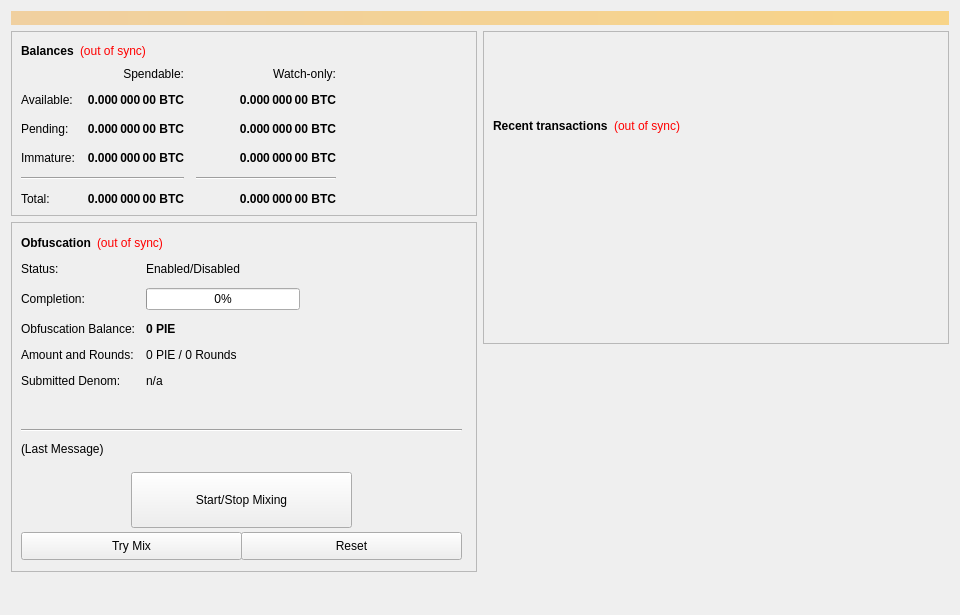
<?xml version="1.0" encoding="UTF-8"?>
<ui version="4.0">
 <class>OverviewPage</class>
 <widget class="QWidget" name="OverviewPage">
  <property name="geometry">
   <rect>
    <x>0</x>
    <y>0</y>
    <width>960</width>
    <height>615</height>
   </rect>
  </property>
  <property name="minimumSize">
   <size>
    <width>960</width>
    <height>0</height>
   </size>
  </property>
  <property name="windowTitle">
   <string>Form</string>
  </property>
  <layout class="QVBoxLayout" name="topLayout">
   <item>
    <widget class="QLabel" name="labelAlerts">
     <property name="visible">
      <bool>false</bool>
     </property>
     <property name="styleSheet">
      <string notr="true">background-color: qlineargradient(x1: 0, y1: 0, x2: 1, y2: 0, stop:0 #F0D0A0, stop:1 #F8D488); color:#000000;</string>
     </property>
     <property name="wordWrap">
      <bool>true</bool>
     </property>
     <property name="margin">
      <number>3</number>
     </property>
    </widget>
   </item>
   <item>
    <layout class="QHBoxLayout" name="horizontalLayout" stretch="1,1">
     <item>
      <layout class="QVBoxLayout" name="verticalLayout_2">
       <item>
        <widget class="QFrame" name="frame">
         <property name="frameShape">
          <enum>QFrame::StyledPanel</enum>
         </property>
         <property name="frameShadow">
          <enum>QFrame::Raised</enum>
         </property>
         <layout class="QVBoxLayout" name="verticalLayout_4">
          <item>
           <layout class="QHBoxLayout" name="horizontalLayout_4">
            <item>
             <widget class="QLabel" name="label_5">
              <property name="font">
               <font>
                <weight>75</weight>
                <bold>true</bold>
               </font>
              </property>
              <property name="text">
               <string>Balances</string>
              </property>
             </widget>
            </item>
            <item>
             <widget class="QLabel" name="labelWalletStatus">
              <property name="cursor">
               <cursorShape>WhatsThisCursor</cursorShape>
              </property>
              <property name="toolTip">
               <string>The displayed information may be out of date. Your wallet automatically synchronizes with the steaddcoin network after a connection is established, but this process has not completed yet.</string>
              </property>
              <property name="styleSheet">
               <string notr="true">QLabel { color: red; }</string>
              </property>
              <property name="text">
               <string notr="true">(out of sync)</string>
              </property>
              <property name="alignment">
               <set>Qt::AlignLeading|Qt::AlignLeft|Qt::AlignVCenter</set>
              </property>
             </widget>
            </item>
            <item>
             <spacer name="horizontalSpacer_3">
              <property name="orientation">
               <enum>Qt::Horizontal</enum>
              </property>
              <property name="sizeHint" stdset="0">
               <size>
                <width>40</width>
                <height>20</height>
               </size>
              </property>
             </spacer>
            </item>
           </layout>
          </item>
          <item>
           <layout class="QGridLayout" name="gridLayout">
            <property name="spacing">
             <number>12</number>
            </property>
            <item row="2" column="2">
             <widget class="QLabel" name="labelWatchPending">
              <property name="font">
               <font>
                <weight>75</weight>
                <bold>true</bold>
               </font>
              </property>
              <property name="cursor">
               <cursorShape>IBeamCursor</cursorShape>
              </property>
              <property name="toolTip">
               <string>Unconfirmed transactions to watch-only addresses</string>
              </property>
              <property name="text">
               <string notr="true">0.000 000 00 BTC</string>
              </property>
              <property name="alignment">
               <set>Qt::AlignRight|Qt::AlignTrailing|Qt::AlignVCenter</set>
              </property>
              <property name="textInteractionFlags">
               <set>Qt::LinksAccessibleByMouse|Qt::TextSelectableByKeyboard|Qt::TextSelectableByMouse</set>
              </property>
             </widget>
            </item>
            <item row="2" column="1">
             <widget class="QLabel" name="labelUnconfirmed">
              <property name="font">
               <font>
                <weight>75</weight>
                <bold>true</bold>
               </font>
              </property>
              <property name="cursor">
               <cursorShape>IBeamCursor</cursorShape>
              </property>
              <property name="toolTip">
               <string>Total of transactions that have yet to be confirmed, and do not yet count toward the spendable balance</string>
              </property>
              <property name="text">
               <string notr="true">0.000 000 00 BTC</string>
              </property>
              <property name="alignment">
               <set>Qt::AlignRight|Qt::AlignTrailing|Qt::AlignVCenter</set>
              </property>
              <property name="textInteractionFlags">
               <set>Qt::LinksAccessibleByMouse|Qt::TextSelectableByKeyboard|Qt::TextSelectableByMouse</set>
              </property>
             </widget>
            </item>
            <item row="3" column="2">
             <widget class="QLabel" name="labelWatchImmature">
              <property name="font">
               <font>
                <weight>75</weight>
                <bold>true</bold>
               </font>
              </property>
              <property name="cursor">
               <cursorShape>IBeamCursor</cursorShape>
              </property>
              <property name="toolTip">
               <string>Staked or masternode rewards in watch-only addresses that has not yet matured</string>
              </property>
              <property name="text">
               <string notr="true">0.000 000 00 BTC</string>
              </property>
              <property name="alignment">
               <set>Qt::AlignRight|Qt::AlignTrailing|Qt::AlignVCenter</set>
              </property>
              <property name="textInteractionFlags">
               <set>Qt::LinksAccessibleByMouse|Qt::TextSelectableByKeyboard|Qt::TextSelectableByMouse</set>
              </property>
             </widget>
            </item>
            <item row="4" column="0" colspan="2">
             <widget class="Line" name="lineSpendableBalance">
              <property name="orientation">
               <enum>Qt::Horizontal</enum>
              </property>
             </widget>
            </item>
            <item row="4" column="2">
             <widget class="Line" name="lineWatchBalance">
              <property name="sizePolicy">
               <sizepolicy hsizetype="Preferred" vsizetype="Fixed">
                <horstretch>0</horstretch>
                <verstretch>0</verstretch>
               </sizepolicy>
              </property>
              <property name="minimumSize">
               <size>
                <width>140</width>
                <height>0</height>
               </size>
              </property>
              <property name="orientation">
               <enum>Qt::Horizontal</enum>
              </property>
             </widget>
            </item>
            <item row="5" column="0">
             <widget class="QLabel" name="labelTotalText">
              <property name="text">
               <string>Total:</string>
              </property>
             </widget>
            </item>
            <item row="3" column="1">
             <widget class="QLabel" name="labelImmature">
              <property name="font">
               <font>
                <weight>75</weight>
                <bold>true</bold>
               </font>
              </property>
              <property name="cursor">
               <cursorShape>IBeamCursor</cursorShape>
              </property>
              <property name="toolTip">
               <string>Staked or masternode rewards that has not yet matured</string>
              </property>
              <property name="text">
               <string notr="true">0.000 000 00 BTC</string>
              </property>
              <property name="alignment">
               <set>Qt::AlignRight|Qt::AlignTrailing|Qt::AlignVCenter</set>
              </property>
              <property name="textInteractionFlags">
               <set>Qt::LinksAccessibleByMouse|Qt::TextSelectableByKeyboard|Qt::TextSelectableByMouse</set>
              </property>
             </widget>
            </item>
            <item row="2" column="3">
             <spacer name="horizontalSpacer_2">
              <property name="orientation">
               <enum>Qt::Horizontal</enum>
              </property>
              <property name="sizeHint" stdset="0">
               <size>
                <width>40</width>
                <height>20</height>
               </size>
              </property>
             </spacer>
            </item>
            <item row="3" column="0">
             <widget class="QLabel" name="labelImmatureText">
              <property name="text">
               <string>Immature:</string>
              </property>
             </widget>
            </item>
            <item row="5" column="1">
             <widget class="QLabel" name="labelTotal">
              <property name="font">
               <font>
                <weight>75</weight>
                <bold>true</bold>
               </font>
              </property>
              <property name="cursor">
               <cursorShape>IBeamCursor</cursorShape>
              </property>
              <property name="toolTip">
               <string>Your current total balance</string>
              </property>
              <property name="text">
               <string notr="true">0.000 000 00 BTC</string>
              </property>
              <property name="alignment">
               <set>Qt::AlignRight|Qt::AlignTrailing|Qt::AlignVCenter</set>
              </property>
              <property name="textInteractionFlags">
               <set>Qt::LinksAccessibleByMouse|Qt::TextSelectableByKeyboard|Qt::TextSelectableByMouse</set>
              </property>
             </widget>
            </item>
            <item row="5" column="2">
             <widget class="QLabel" name="labelWatchTotal">
              <property name="font">
               <font>
                <weight>75</weight>
                <bold>true</bold>
               </font>
              </property>
              <property name="cursor">
               <cursorShape>IBeamCursor</cursorShape>
              </property>
              <property name="toolTip">
               <string>Current total balance in watch-only addresses</string>
              </property>
              <property name="text">
               <string notr="true">0.000 000 00 BTC</string>
              </property>
              <property name="alignment">
               <set>Qt::AlignRight|Qt::AlignTrailing|Qt::AlignVCenter</set>
              </property>
              <property name="textInteractionFlags">
               <set>Qt::LinksAccessibleByMouse|Qt::TextSelectableByKeyboard|Qt::TextSelectableByMouse</set>
              </property>
             </widget>
            </item>
            <item row="0" column="2">
             <widget class="QLabel" name="labelWatchonly">
              <property name="text">
               <string>Watch-only:</string>
              </property>
              <property name="alignment">
               <set>Qt::AlignRight|Qt::AlignTrailing|Qt::AlignVCenter</set>
              </property>
             </widget>
            </item>
            <item row="1" column="0">
             <widget class="QLabel" name="labelBalanceText">
              <property name="text">
               <string>Available:</string>
              </property>
             </widget>
            </item>
            <item row="1" column="1">
             <widget class="QLabel" name="labelBalance">
              <property name="font">
               <font>
                <weight>75</weight>
                <bold>true</bold>
               </font>
              </property>
              <property name="cursor">
               <cursorShape>IBeamCursor</cursorShape>
              </property>
              <property name="toolTip">
               <string>Your current spendable balance</string>
              </property>
              <property name="text">
               <string notr="true">0.000 000 00 BTC</string>
              </property>
              <property name="alignment">
               <set>Qt::AlignRight|Qt::AlignTrailing|Qt::AlignVCenter</set>
              </property>
              <property name="textInteractionFlags">
               <set>Qt::LinksAccessibleByMouse|Qt::TextSelectableByKeyboard|Qt::TextSelectableByMouse</set>
              </property>
             </widget>
            </item>
            <item row="1" column="2">
             <widget class="QLabel" name="labelWatchAvailable">
              <property name="font">
               <font>
                <weight>75</weight>
                <bold>true</bold>
               </font>
              </property>
              <property name="cursor">
               <cursorShape>IBeamCursor</cursorShape>
              </property>
              <property name="toolTip">
               <string>Your current balance in watch-only addresses</string>
              </property>
              <property name="text">
               <string notr="true">0.000 000 00 BTC</string>
              </property>
              <property name="alignment">
               <set>Qt::AlignRight|Qt::AlignTrailing|Qt::AlignVCenter</set>
              </property>
              <property name="textInteractionFlags">
               <set>Qt::LinksAccessibleByMouse|Qt::TextSelectableByKeyboard|Qt::TextSelectableByMouse</set>
              </property>
             </widget>
            </item>
            <item row="2" column="0">
             <widget class="QLabel" name="labelPendingText">
              <property name="text">
               <string>Pending:</string>
              </property>
             </widget>
            </item>
            <item row="0" column="1">
             <widget class="QLabel" name="labelSpendable">
              <property name="text">
               <string>Spendable:</string>
              </property>
              <property name="alignment">
               <set>Qt::AlignRight|Qt::AlignTrailing|Qt::AlignVCenter</set>
              </property>
             </widget>
            </item>
           </layout>
          </item>
         </layout>
        </widget>
       </item>
       <item>
        <widget class="QFrame" name="frameObfuscation">
         <property name="minimumSize">
          <size>
           <width>0</width>
           <height>350</height>
          </size>
         </property>
         <property name="layoutDirection">
          <enum>Qt::LeftToRight</enum>
         </property>
         <property name="frameShape">
          <enum>QFrame::StyledPanel</enum>
         </property>
         <property name="frameShadow">
          <enum>QFrame::Raised</enum>
         </property>
         <widget class="QWidget" name="formLayoutWidget">
          <property name="geometry">
           <rect>
            <x>10</x>
            <y>40</y>
            <width>451</width>
            <height>161</height>
           </rect>
          </property>
          <layout class="QFormLayout" name="formLayout">
           <property name="fieldGrowthPolicy">
            <enum>QFormLayout::AllNonFixedFieldsGrow</enum>
           </property>
           <property name="horizontalSpacing">
            <number>11</number>
           </property>
           <property name="verticalSpacing">
            <number>12</number>
           </property>
           <item row="0" column="0">
            <widget class="QLabel" name="label_6">
             <property name="text">
              <string>Status:</string>
             </property>
            </widget>
           </item>
           <item row="1" column="0">
            <widget class="QLabel" name="label_7">
             <property name="text">
              <string>Completion:</string>
             </property>
            </widget>
           </item>
           <item row="1" column="1">
            <widget class="QProgressBar" name="obfuscationProgress">
             <property name="maximumSize">
              <size>
               <width>154</width>
               <height>16777215</height>
              </size>
             </property>
             <property name="value">
              <number>0</number>
             </property>
            </widget>
           </item>
           <item row="2" column="0">
            <widget class="QLabel" name="labelAnonymizedText">
             <property name="text">
              <string>Obfuscation Balance:</string>
             </property>
            </widget>
           </item>
           <item row="2" column="1">
            <widget class="QLabel" name="labelAnonymized">
             <property name="font">
              <font>
               <weight>75</weight>
               <bold>true</bold>
              </font>
             </property>
             <property name="text">
              <string notr="true">0 PIE</string>
             </property>
            </widget>
           </item>
           <item row="3" column="0">
            <widget class="QLabel" name="label_8">
             <property name="text">
              <string>Amount and Rounds:</string>
             </property>
            </widget>
           </item>
           <item row="3" column="1">
            <widget class="QLabel" name="labelAmountRounds">
             <property name="text">
              <string>0 PIE / 0 Rounds</string>
             </property>
            </widget>
           </item>
           <item row="4" column="0">
            <widget class="QLabel" name="label_9">
             <property name="text">
              <string>Submitted Denom:</string>
             </property>
            </widget>
           </item>
           <item row="4" column="1">
            <widget class="QLabel" name="labelSubmittedDenom">
             <property name="toolTip">
              <string>The denominations you submitted to the Masternode.&lt;br&gt;To mix, other users must submit the exact same denominations.</string>
             </property>
             <property name="text">
              <string>n/a</string>
             </property>
            </widget>
           </item>
           <item row="0" column="1">
            <widget class="QLabel" name="obfuscationEnabled">
             <property name="text">
              <string>Enabled/Disabled</string>
             </property>
            </widget>
           </item>
          </layout>
         </widget>
         <widget class="QPushButton" name="runAutoDenom">
          <property name="geometry">
           <rect>
            <x>251</x>
            <y>17</y>
            <width>1</width>
            <height>1</height>
           </rect>
          </property>
          <property name="palette">
           <palette>
            <active>
             <colorrole role="WindowText">
              <brush brushstyle="SolidPattern">
               <color alpha="255">
                <red>0</red>
                <green>0</green>
                <blue>0</blue>
               </color>
              </brush>
             </colorrole>
             <colorrole role="Button">
              <brush brushstyle="SolidPattern">
               <color alpha="255">
                <red>239</red>
                <green>238</green>
                <blue>238</blue>
               </color>
              </brush>
             </colorrole>
             <colorrole role="Light">
              <brush brushstyle="SolidPattern">
               <color alpha="255">
                <red>255</red>
                <green>255</green>
                <blue>255</blue>
               </color>
              </brush>
             </colorrole>
             <colorrole role="Midlight">
              <brush brushstyle="SolidPattern">
               <color alpha="255">
                <red>247</red>
                <green>246</green>
                <blue>246</blue>
               </color>
              </brush>
             </colorrole>
             <colorrole role="Dark">
              <brush brushstyle="SolidPattern">
               <color alpha="255">
                <red>119</red>
                <green>119</green>
                <blue>119</blue>
               </color>
              </brush>
             </colorrole>
             <colorrole role="Mid">
              <brush brushstyle="SolidPattern">
               <color alpha="255">
                <red>159</red>
                <green>159</green>
                <blue>159</blue>
               </color>
              </brush>
             </colorrole>
             <colorrole role="Text">
              <brush brushstyle="SolidPattern">
               <color alpha="255">
                <red>0</red>
                <green>0</green>
                <blue>0</blue>
               </color>
              </brush>
             </colorrole>
             <colorrole role="BrightText">
              <brush brushstyle="SolidPattern">
               <color alpha="255">
                <red>255</red>
                <green>255</green>
                <blue>255</blue>
               </color>
              </brush>
             </colorrole>
             <colorrole role="ButtonText">
              <brush brushstyle="SolidPattern">
               <color alpha="255">
                <red>0</red>
                <green>0</green>
                <blue>0</blue>
               </color>
              </brush>
             </colorrole>
             <colorrole role="Base">
              <brush brushstyle="SolidPattern">
               <color alpha="255">
                <red>255</red>
                <green>255</green>
                <blue>255</blue>
               </color>
              </brush>
             </colorrole>
             <colorrole role="Window">
              <brush brushstyle="SolidPattern">
               <color alpha="255">
                <red>239</red>
                <green>238</green>
                <blue>238</blue>
               </color>
              </brush>
             </colorrole>
             <colorrole role="Shadow">
              <brush brushstyle="SolidPattern">
               <color alpha="255">
                <red>0</red>
                <green>0</green>
                <blue>0</blue>
               </color>
              </brush>
             </colorrole>
             <colorrole role="AlternateBase">
              <brush brushstyle="SolidPattern">
               <color alpha="255">
                <red>247</red>
                <green>246</green>
                <blue>246</blue>
               </color>
              </brush>
             </colorrole>
             <colorrole role="ToolTipBase">
              <brush brushstyle="SolidPattern">
               <color alpha="255">
                <red>255</red>
                <green>255</green>
                <blue>220</blue>
               </color>
              </brush>
             </colorrole>
             <colorrole role="ToolTipText">
              <brush brushstyle="SolidPattern">
               <color alpha="255">
                <red>0</red>
                <green>0</green>
                <blue>0</blue>
               </color>
              </brush>
             </colorrole>
            </active>
            <inactive>
             <colorrole role="WindowText">
              <brush brushstyle="SolidPattern">
               <color alpha="255">
                <red>0</red>
                <green>0</green>
                <blue>0</blue>
               </color>
              </brush>
             </colorrole>
             <colorrole role="Button">
              <brush brushstyle="SolidPattern">
               <color alpha="255">
                <red>239</red>
                <green>238</green>
                <blue>238</blue>
               </color>
              </brush>
             </colorrole>
             <colorrole role="Light">
              <brush brushstyle="SolidPattern">
               <color alpha="255">
                <red>255</red>
                <green>255</green>
                <blue>255</blue>
               </color>
              </brush>
             </colorrole>
             <colorrole role="Midlight">
              <brush brushstyle="SolidPattern">
               <color alpha="255">
                <red>247</red>
                <green>246</green>
                <blue>246</blue>
               </color>
              </brush>
             </colorrole>
             <colorrole role="Dark">
              <brush brushstyle="SolidPattern">
               <color alpha="255">
                <red>119</red>
                <green>119</green>
                <blue>119</blue>
               </color>
              </brush>
             </colorrole>
             <colorrole role="Mid">
              <brush brushstyle="SolidPattern">
               <color alpha="255">
                <red>159</red>
                <green>159</green>
                <blue>159</blue>
               </color>
              </brush>
             </colorrole>
             <colorrole role="Text">
              <brush brushstyle="SolidPattern">
               <color alpha="255">
                <red>0</red>
                <green>0</green>
                <blue>0</blue>
               </color>
              </brush>
             </colorrole>
             <colorrole role="BrightText">
              <brush brushstyle="SolidPattern">
               <color alpha="255">
                <red>255</red>
                <green>255</green>
                <blue>255</blue>
               </color>
              </brush>
             </colorrole>
             <colorrole role="ButtonText">
              <brush brushstyle="SolidPattern">
               <color alpha="255">
                <red>0</red>
                <green>0</green>
                <blue>0</blue>
               </color>
              </brush>
             </colorrole>
             <colorrole role="Base">
              <brush brushstyle="SolidPattern">
               <color alpha="255">
                <red>255</red>
                <green>255</green>
                <blue>255</blue>
               </color>
              </brush>
             </colorrole>
             <colorrole role="Window">
              <brush brushstyle="SolidPattern">
               <color alpha="255">
                <red>239</red>
                <green>238</green>
                <blue>238</blue>
               </color>
              </brush>
             </colorrole>
             <colorrole role="Shadow">
              <brush brushstyle="SolidPattern">
               <color alpha="255">
                <red>0</red>
                <green>0</green>
                <blue>0</blue>
               </color>
              </brush>
             </colorrole>
             <colorrole role="AlternateBase">
              <brush brushstyle="SolidPattern">
               <color alpha="255">
                <red>247</red>
                <green>246</green>
                <blue>246</blue>
               </color>
              </brush>
             </colorrole>
             <colorrole role="ToolTipBase">
              <brush brushstyle="SolidPattern">
               <color alpha="255">
                <red>255</red>
                <green>255</green>
                <blue>220</blue>
               </color>
              </brush>
             </colorrole>
             <colorrole role="ToolTipText">
              <brush brushstyle="SolidPattern">
               <color alpha="255">
                <red>0</red>
                <green>0</green>
                <blue>0</blue>
               </color>
              </brush>
             </colorrole>
            </inactive>
            <disabled>
             <colorrole role="WindowText">
              <brush brushstyle="SolidPattern">
               <color alpha="255">
                <red>119</red>
                <green>119</green>
                <blue>119</blue>
               </color>
              </brush>
             </colorrole>
             <colorrole role="Button">
              <brush brushstyle="SolidPattern">
               <color alpha="255">
                <red>239</red>
                <green>238</green>
                <blue>238</blue>
               </color>
              </brush>
             </colorrole>
             <colorrole role="Light">
              <brush brushstyle="SolidPattern">
               <color alpha="255">
                <red>255</red>
                <green>255</green>
                <blue>255</blue>
               </color>
              </brush>
             </colorrole>
             <colorrole role="Midlight">
              <brush brushstyle="SolidPattern">
               <color alpha="255">
                <red>247</red>
                <green>246</green>
                <blue>246</blue>
               </color>
              </brush>
             </colorrole>
             <colorrole role="Dark">
              <brush brushstyle="SolidPattern">
               <color alpha="255">
                <red>119</red>
                <green>119</green>
                <blue>119</blue>
               </color>
              </brush>
             </colorrole>
             <colorrole role="Mid">
              <brush brushstyle="SolidPattern">
               <color alpha="255">
                <red>159</red>
                <green>159</green>
                <blue>159</blue>
               </color>
              </brush>
             </colorrole>
             <colorrole role="Text">
              <brush brushstyle="SolidPattern">
               <color alpha="255">
                <red>119</red>
                <green>119</green>
                <blue>119</blue>
               </color>
              </brush>
             </colorrole>
             <colorrole role="BrightText">
              <brush brushstyle="SolidPattern">
               <color alpha="255">
                <red>255</red>
                <green>255</green>
                <blue>255</blue>
               </color>
              </brush>
             </colorrole>
             <colorrole role="ButtonText">
              <brush brushstyle="SolidPattern">
               <color alpha="255">
                <red>119</red>
                <green>119</green>
                <blue>119</blue>
               </color>
              </brush>
             </colorrole>
             <colorrole role="Base">
              <brush brushstyle="SolidPattern">
               <color alpha="255">
                <red>239</red>
                <green>238</green>
                <blue>238</blue>
               </color>
              </brush>
             </colorrole>
             <colorrole role="Window">
              <brush brushstyle="SolidPattern">
               <color alpha="255">
                <red>239</red>
                <green>238</green>
                <blue>238</blue>
               </color>
              </brush>
             </colorrole>
             <colorrole role="Shadow">
              <brush brushstyle="SolidPattern">
               <color alpha="255">
                <red>0</red>
                <green>0</green>
                <blue>0</blue>
               </color>
              </brush>
             </colorrole>
             <colorrole role="AlternateBase">
              <brush brushstyle="SolidPattern">
               <color alpha="255">
                <red>239</red>
                <green>238</green>
                <blue>238</blue>
               </color>
              </brush>
             </colorrole>
             <colorrole role="ToolTipBase">
              <brush brushstyle="SolidPattern">
               <color alpha="255">
                <red>255</red>
                <green>255</green>
                <blue>220</blue>
               </color>
              </brush>
             </colorrole>
             <colorrole role="ToolTipText">
              <brush brushstyle="SolidPattern">
               <color alpha="255">
                <red>0</red>
                <green>0</green>
                <blue>0</blue>
               </color>
              </brush>
             </colorrole>
            </disabled>
           </palette>
          </property>
          <property name="focusPolicy">
           <enum>Qt::NoFocus</enum>
          </property>
          <property name="autoFillBackground">
           <bool>true</bool>
          </property>
          <property name="text">
           <string/>
          </property>
          <property name="flat">
           <bool>true</bool>
          </property>
         </widget>
         <widget class="QPushButton" name="toggleObfuscation">
          <property name="geometry">
           <rect>
            <x>120</x>
            <y>250</y>
            <width>221</width>
            <height>56</height>
           </rect>
          </property>
          <property name="sizePolicy">
           <sizepolicy hsizetype="MinimumExpanding" vsizetype="Fixed">
            <horstretch>0</horstretch>
            <verstretch>0</verstretch>
           </sizepolicy>
          </property>
          <property name="text">
           <string>Start/Stop Mixing</string>
          </property>
         </widget>
         <widget class="Line" name="lineLastMessage">
          <property name="geometry">
           <rect>
            <x>10</x>
            <y>200</y>
            <width>441</width>
            <height>16</height>
           </rect>
          </property>
          <property name="orientation">
           <enum>Qt::Horizontal</enum>
          </property>
         </widget>
         <widget class="QLabel" name="obfuscationStatus">
          <property name="geometry">
           <rect>
            <x>10</x>
            <y>220</y>
            <width>451</width>
            <height>61</height>
           </rect>
          </property>
          <property name="minimumSize">
           <size>
            <width>288</width>
            <height>43</height>
           </size>
          </property>
          <property name="text">
           <string>(Last Message)</string>
          </property>
          <property name="alignment">
           <set>Qt::AlignLeading|Qt::AlignLeft|Qt::AlignTop</set>
          </property>
          <property name="wordWrap">
           <bool>true</bool>
          </property>
         </widget>
         <widget class="QPushButton" name="obfuscationAuto">
          <property name="geometry">
           <rect>
            <x>10</x>
            <y>310</y>
            <width>221</width>
            <height>28</height>
           </rect>
          </property>
          <property name="sizePolicy">
           <sizepolicy hsizetype="MinimumExpanding" vsizetype="Fixed">
            <horstretch>0</horstretch>
            <verstretch>0</verstretch>
           </sizepolicy>
          </property>
          <property name="toolTip">
           <string>Try to manually submit a Obfuscation request.</string>
          </property>
          <property name="text">
           <string>Try Mix</string>
          </property>
         </widget>
         <widget class="QPushButton" name="obfuscationReset">
          <property name="geometry">
           <rect>
            <x>230</x>
            <y>310</y>
            <width>221</width>
            <height>28</height>
           </rect>
          </property>
          <property name="sizePolicy">
           <sizepolicy hsizetype="MinimumExpanding" vsizetype="Fixed">
            <horstretch>0</horstretch>
            <verstretch>0</verstretch>
           </sizepolicy>
          </property>
          <property name="toolTip">
           <string>Reset the current status of Obfuscation (can interrupt Obfuscation if it's in the process of Mixing, which can cost you money!)</string>
          </property>
          <property name="autoFillBackground">
           <bool>false</bool>
          </property>
          <property name="text">
           <string>Reset</string>
          </property>
         </widget>
         <widget class="QWidget" name="layoutWidget">
          <property name="geometry">
           <rect>
            <x>10</x>
            <y>10</y>
            <width>431</width>
            <height>22</height>
           </rect>
          </property>
          <layout class="QHBoxLayout" name="horizontalLayout_5">
           <item>
            <widget class="QLabel" name="label_2">
             <property name="font">
              <font>
               <weight>75</weight>
               <bold>true</bold>
              </font>
             </property>
             <property name="text">
              <string>Obfuscation</string>
             </property>
            </widget>
           </item>
           <item>
            <widget class="QLabel" name="labelObfuscationSyncStatus">
             <property name="toolTip">
              <string>The displayed information may be out of date. Your wallet automatically synchronizes with the steaddcoin network after a connection is established, but this process has not completed yet.</string>
             </property>
             <property name="styleSheet">
              <string notr="true">QLabel { color: red; }</string>
             </property>
             <property name="text">
              <string notr="true">(out of sync)</string>
             </property>
             <property name="alignment">
              <set>Qt::AlignLeading|Qt::AlignLeft|Qt::AlignVCenter</set>
             </property>
            </widget>
           </item>
           <item>
            <spacer name="horizontalSpacer_4">
             <property name="orientation">
              <enum>Qt::Horizontal</enum>
             </property>
             <property name="sizeHint" stdset="0">
              <size>
               <width>40</width>
               <height>20</height>
              </size>
             </property>
            </spacer>
           </item>
          </layout>
         </widget>
        </widget>
       </item>
       <item>
        <spacer name="verticalSpacer">
         <property name="orientation">
          <enum>Qt::Vertical</enum>
         </property>
         <property name="sizeHint" stdset="0">
          <size>
           <width>20</width>
           <height>40</height>
          </size>
         </property>
        </spacer>
       </item>
      </layout>
     </item>
     <item>
      <layout class="QVBoxLayout" name="verticalLayout_3">
       <item>
        <widget class="QFrame" name="frame_2">
         <property name="frameShape">
          <enum>QFrame::StyledPanel</enum>
         </property>
         <property name="frameShadow">
          <enum>QFrame::Raised</enum>
         </property>
         <layout class="QVBoxLayout" name="verticalLayout">
          <item>
           <spacer name="verticalSpacer_3">
            <property name="orientation">
             <enum>Qt::Vertical</enum>
            </property>
            <property name="sizeType">
             <enum>QSizePolicy::Fixed</enum>
            </property>
            <property name="sizeHint" stdset="0">
             <size>
              <width>20</width>
              <height>75</height>
             </size>
            </property>
           </spacer>
          </item>
          <item>
           <layout class="QHBoxLayout" name="horizontalLayout_2">
            <item>
             <widget class="QLabel" name="label_4">
              <property name="font">
               <font>
                <weight>75</weight>
                <bold>true</bold>
               </font>
              </property>
              <property name="text">
               <string>Recent transactions</string>
              </property>
             </widget>
            </item>
            <item>
             <widget class="QLabel" name="labelTransactionsStatus">
              <property name="cursor">
               <cursorShape>WhatsThisCursor</cursorShape>
              </property>
              <property name="toolTip">
               <string>The displayed information may be out of date. Your wallet automatically synchronizes with the steaddcoin network after a connection is established, but this process has not completed yet.</string>
              </property>
              <property name="styleSheet">
               <string notr="true">QLabel { color: red; }</string>
              </property>
              <property name="text">
               <string notr="true">(out of sync)</string>
              </property>
              <property name="alignment">
               <set>Qt::AlignRight|Qt::AlignTrailing|Qt::AlignVCenter</set>
              </property>
             </widget>
            </item>
            <item>
             <spacer name="horizontalSpacer">
              <property name="orientation">
               <enum>Qt::Horizontal</enum>
              </property>
              <property name="sizeHint" stdset="0">
               <size>
                <width>40</width>
                <height>20</height>
               </size>
              </property>
             </spacer>
            </item>
           </layout>
          </item>
          <item>
           <widget class="QListView" name="listTransactions">
            <property name="styleSheet">
             <string notr="true">QListView { background: transparent; }</string>
            </property>
            <property name="frameShape">
             <enum>QFrame::NoFrame</enum>
            </property>
            <property name="verticalScrollBarPolicy">
             <enum>Qt::ScrollBarAlwaysOff</enum>
            </property>
            <property name="horizontalScrollBarPolicy">
             <enum>Qt::ScrollBarAlwaysOff</enum>
            </property>
            <property name="selectionMode">
             <enum>QAbstractItemView::NoSelection</enum>
            </property>
           </widget>
          </item>
         </layout>
        </widget>
       </item>
       <item>
        <spacer name="verticalSpacer_2">
         <property name="orientation">
          <enum>Qt::Vertical</enum>
         </property>
         <property name="sizeType">
          <enum>QSizePolicy::Expanding</enum>
         </property>
         <property name="sizeHint" stdset="0">
          <size>
           <width>20</width>
           <height>40</height>
          </size>
         </property>
        </spacer>
       </item>
      </layout>
     </item>
    </layout>
   </item>
  </layout>
 </widget>
 <resources/>
 <connections/>
</ui>
